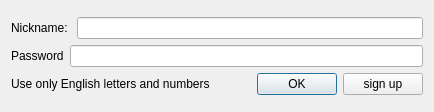
<?xml version="1.0" encoding="UTF-8"?>
<ui version="4.0">
 <class>Login</class>
 <widget class="QDialog" name="Login">
  <property name="geometry">
   <rect>
    <x>0</x>
    <y>0</y>
    <width>434</width>
    <height>112</height>
   </rect>
  </property>
  <property name="windowTitle">
   <string>Sign in / Register</string>
  </property>
  <layout class="QGridLayout" name="gridLayout">
   <item row="0" column="0">
    <layout class="QVBoxLayout" name="verticalLayout">
     <item>
      <layout class="QHBoxLayout" name="horizontalLayout_2">
       <item>
        <widget class="QLabel" name="label">
         <property name="text">
          <string>Nickname: </string>
         </property>
        </widget>
       </item>
       <item>
        <widget class="QLineEdit" name="nickNameLine"/>
       </item>
      </layout>
     </item>
     <item>
      <layout class="QHBoxLayout" name="horizontalLayout_3">
       <item>
        <widget class="QLabel" name="label_3">
         <property name="minimumSize">
          <size>
           <width>52</width>
           <height>0</height>
          </size>
         </property>
         <property name="text">
          <string>Password</string>
         </property>
        </widget>
       </item>
       <item>
        <widget class="QLineEdit" name="lineEdit"/>
       </item>
      </layout>
     </item>
     <item>
      <layout class="QHBoxLayout" name="horizontalLayout">
       <item>
        <widget class="QLabel" name="label_2">
         <property name="text">
          <string>Use only English letters and numbers</string>
         </property>
        </widget>
       </item>
       <item>
        <spacer name="horizontalSpacer">
         <property name="orientation">
          <enum>Qt::Horizontal</enum>
         </property>
         <property name="sizeHint" stdset="0">
          <size>
           <width>40</width>
           <height>20</height>
          </size>
         </property>
        </spacer>
       </item>
       <item>
        <widget class="QPushButton" name="OK">
         <property name="text">
          <string>OK</string>
         </property>
        </widget>
       </item>
       <item>
        <widget class="QPushButton" name="signUp">
         <property name="text">
          <string>sign up</string>
         </property>
        </widget>
       </item>
      </layout>
     </item>
    </layout>
   </item>
  </layout>
 </widget>
 <resources/>
 <connections/>
</ui>
